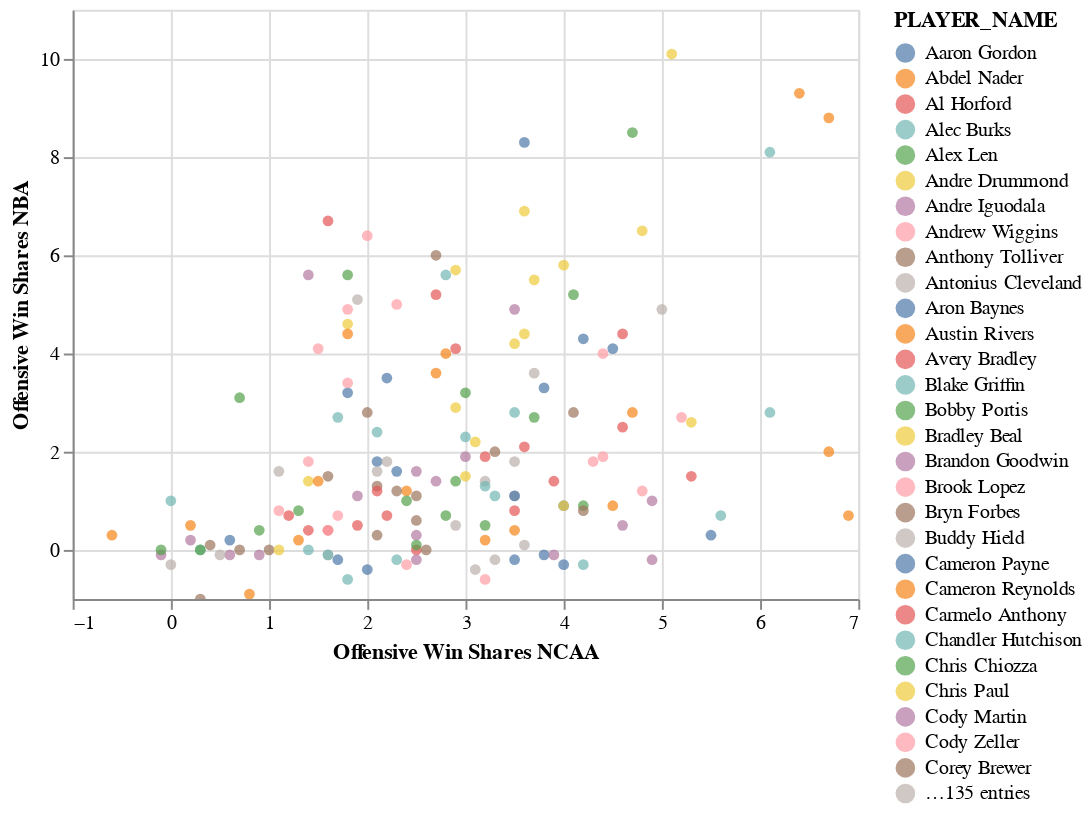

The notebook cell this image was saved under:
### Code cell
#Comparing win shares per 40 in the NCAA to win shares per 48 in the nba
Base = alt.Chart(ncaa_nba).mark_circle(size=30).encode(
x=alt.X(
  'offensive_win_shares_x',
  axis=alt.Axis(),
  title='Offensive Win Shares NCAA'
  ),
  y=alt.Y(
  'offensive_win_shares_y',
  axis=alt.Axis(),
  title='Offensive Win Shares NBA'
  ),
  color = alt.Color('PLAYER_NAME'),
  tooltip = [alt.Tooltip('offensive_win_shares_x'),
           alt.Tooltip('offensive_win_shares_y'),
           alt.Tooltip('PLAYER_NAME')
          ]
).interactive()

#Base + Base.transform_regression('win_shares_per_40_minutes','win_shares_per_48_minutes').mark_line(color='black')
Base

### Figure 1 — Vega-Lite specification as saved in the notebook (floating-point values rounded to 4 significant figures; data arrays with more than 128 entries replaced by an {"elided": "..."} marker saying what was removed)
{"config": {"view": {"continuousWidth": 400, "continuousHeight": 300}}, "data": {"name": "data-4109d3af5f7a2d27968bb1459e08781c"}, "mark": {"type": "circle", "size": 30}, "encoding": {"color": {"type": "nominal", "field": "PLAYER_NAME"}, "tooltip": [{"type": "quantitative", "field": "offensive_win_shares_x"}, {"type": "quantitative", "field": "offensive_win_shares_y"}, {"type": "nominal", "field": "PLAYER_NAME"}], "x": {"type": "quantitative", "axis": {}, "field": "offensive_win_shares_x", "title": "Offensive Win Shares NCAA"}, "y": {"type": "quantitative", "axis": {}, "field": "offensive_win_shares_y", "title": "Offensive Win Shares NBA"}}, "selection": {"selector001": {"type": "interval", "bind": "scales", "encodings": ["x", "y"]}}, "$schema": "https://vega.github.io/schema/vega-lite/v4.8.1.json", "datasets": {"data-4109d3af5f7a2d27968bb1459e08781c": {"elided": "164 records"}}}
